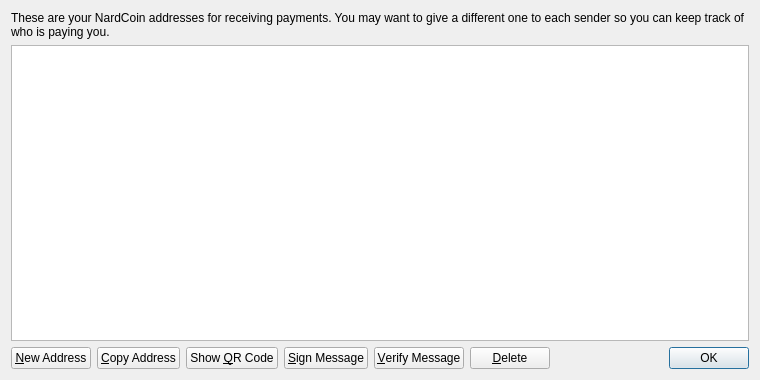
<?xml version="1.0" encoding="UTF-8"?>
<ui version="4.0">
 <class>AddressBookPage</class>
 <widget class="QWidget" name="AddressBookPage">
  <property name="geometry">
   <rect>
    <x>0</x>
    <y>0</y>
    <width>760</width>
    <height>380</height>
   </rect>
  </property>
  <property name="windowTitle">
   <string>Address Book</string>
  </property>
  <layout class="QVBoxLayout" name="verticalLayout">
   <item>
    <widget class="QLabel" name="labelExplanation">
     <property name="text">
      <string>These are your NardCoin addresses for receiving payments. You may want to give a different one to each sender so you can keep track of who is paying you.</string>
     </property>
     <property name="textFormat">
      <enum>Qt::PlainText</enum>
     </property>
     <property name="wordWrap">
      <bool>true</bool>
     </property>
    </widget>
   </item>
   <item>
    <widget class="QTableView" name="tableView">
     <property name="contextMenuPolicy">
      <enum>Qt::CustomContextMenu</enum>
     </property>
     <property name="toolTip">
      <string>Double-click to edit address or label</string>
     </property>
     <property name="tabKeyNavigation">
      <bool>false</bool>
     </property>
     <property name="alternatingRowColors">
      <bool>true</bool>
     </property>
     <property name="selectionMode">
      <enum>QAbstractItemView::SingleSelection</enum>
     </property>
     <property name="selectionBehavior">
      <enum>QAbstractItemView::SelectRows</enum>
     </property>
     <property name="sortingEnabled">
      <bool>true</bool>
     </property>
     <attribute name="verticalHeaderVisible">
      <bool>false</bool>
     </attribute>
    </widget>
   </item>
   <item>
    <layout class="QHBoxLayout" name="horizontalLayout">
     <item>
      <widget class="QPushButton" name="newAddressButton">
       <property name="toolTip">
        <string>Create a new address</string>
       </property>
       <property name="text">
        <string>&amp;New Address</string>
       </property>
       <property name="icon">
        <iconset resource="../bitcoin.qrc">
         <normaloff>:/icons/add</normaloff>:/icons/add</iconset>
       </property>
      </widget>
     </item>
     <item>
      <widget class="QPushButton" name="copyToClipboard">
       <property name="toolTip">
        <string>Copy the currently selected address to the system clipboard</string>
       </property>
       <property name="text">
        <string>&amp;Copy Address</string>
       </property>
       <property name="icon">
        <iconset resource="../bitcoin.qrc">
         <normaloff>:/icons/editcopy</normaloff>:/icons/editcopy</iconset>
       </property>
      </widget>
     </item>
     <item>
      <widget class="QPushButton" name="showQRCode">
       <property name="text">
        <string>Show &amp;QR Code</string>
       </property>
       <property name="icon">
        <iconset resource="../bitcoin.qrc">
         <normaloff>:/icons/qrcode</normaloff>:/icons/qrcode</iconset>
       </property>
      </widget>
     </item>
     <item>
      <widget class="QPushButton" name="signMessage">
       <property name="toolTip">
        <string>Sign a message to prove you own a Bitcoin address</string>
       </property>
       <property name="text">
        <string>&amp;Sign Message</string>
       </property>
       <property name="icon">
        <iconset resource="../bitcoin.qrc">
         <normaloff>:/icons/edit</normaloff>:/icons/edit</iconset>
       </property>
      </widget>
     </item>
     <item>
      <widget class="QPushButton" name="verifyMessage">
       <property name="toolTip">
        <string>Verify a message to ensure it was signed with a specified Bitcoin address</string>
       </property>
       <property name="text">
        <string>&amp;Verify Message</string>
       </property>
       <property name="icon">
        <iconset resource="../bitcoin.qrc">
         <normaloff>:/icons/transaction_0</normaloff>:/icons/transaction_0</iconset>
       </property>
      </widget>
     </item>
     <item>
      <widget class="QPushButton" name="deleteButton">
       <property name="toolTip">
        <string>Delete the currently selected address from the list. Only sending addresses can be deleted.</string>
       </property>
       <property name="text">
        <string>&amp;Delete</string>
       </property>
       <property name="icon">
        <iconset resource="../bitcoin.qrc">
         <normaloff>:/icons/remove</normaloff>:/icons/remove</iconset>
       </property>
      </widget>
     </item>
     <item>
      <spacer name="horizontalSpacer">
       <property name="orientation">
        <enum>Qt::Horizontal</enum>
       </property>
       <property name="sizeHint" stdset="0">
        <size>
         <width>40</width>
         <height>20</height>
        </size>
       </property>
      </spacer>
     </item>
     <item>
      <widget class="QDialogButtonBox" name="buttonBox">
       <property name="sizePolicy">
        <sizepolicy hsizetype="Maximum" vsizetype="Fixed">
         <horstretch>0</horstretch>
         <verstretch>0</verstretch>
        </sizepolicy>
       </property>
       <property name="standardButtons">
        <set>QDialogButtonBox::Ok</set>
       </property>
      </widget>
     </item>
    </layout>
   </item>
  </layout>
 </widget>
 <resources>
  <include location="../bitcoin.qrc"/>
 </resources>
 <connections/>
</ui>
